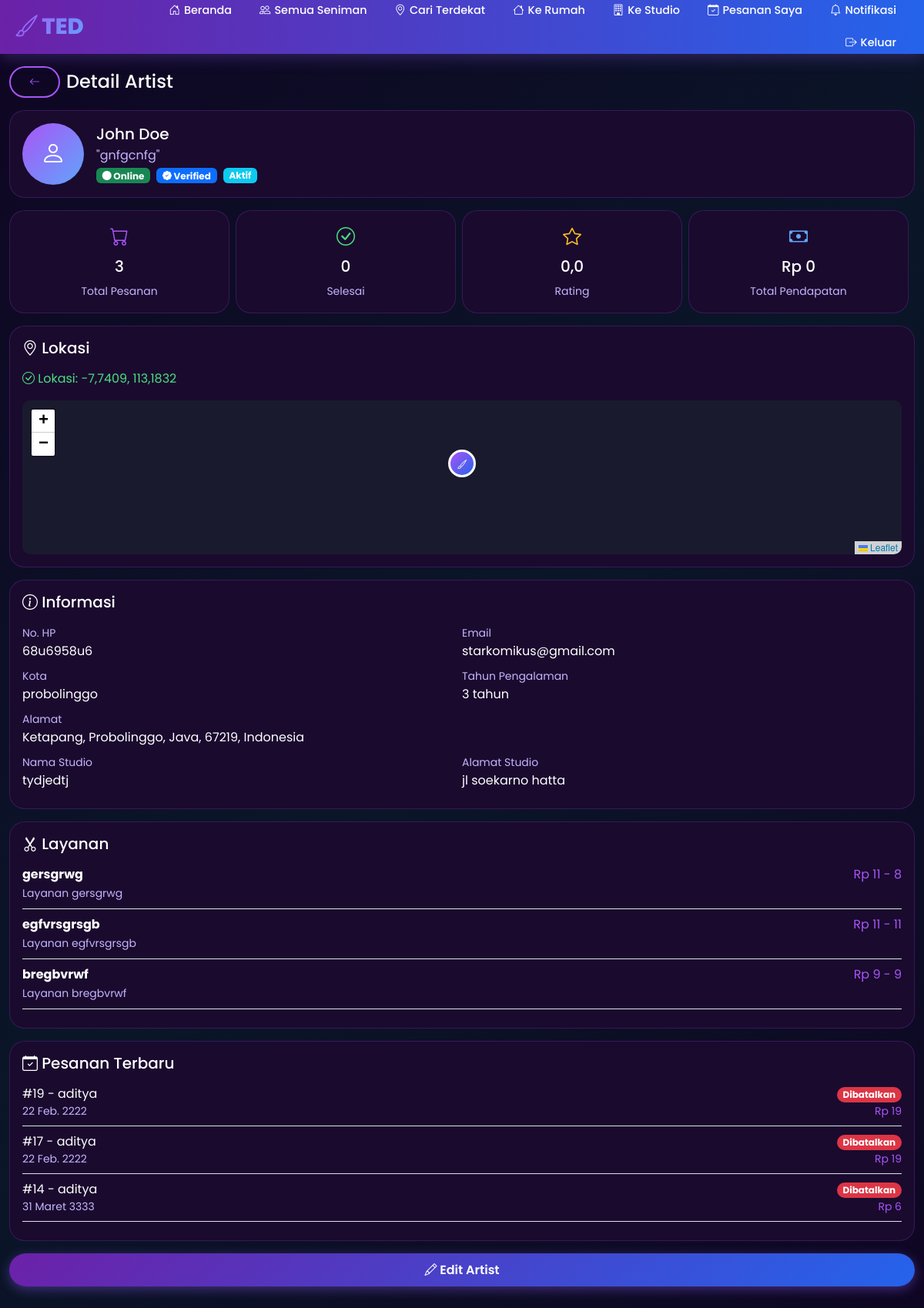
The page /owner/artist/12/detail/ (signed in) on the database its author committed.
### tedapp/models.py (models this page shows, shortened)
class Artist(models.Model):
    user = models.OneToOneField(User, on_delete=models.CASCADE, null=True, blank=True, related_name='artist_profile')
    name = models.CharField(max_length=200)
    nickname = models.CharField(max_length=100)
    photo = models.ImageField(upload_to='artists/', blank=True, null=True)
    phone = models.CharField(max_length=20)
    email = models.EmailField(blank=True)
    address = models.CharField(max_length=300)
    city = models.CharField(max_length=100)
    latitude = models.DecimalField(max_digits=9, decimal_places=6, null=True, blank=True)
    longitude = models.DecimalField(max_digits=9, decimal_places=6, null=True, blank=True)
    current_latitude = models.DecimalField(max_digits=9, decimal_places=6, null=True, blank=True, help_text='Lokasi saat ini (mobile tracking)')
    current_longitude = models.DecimalField(max_digits=9, decimal_places=6, null=True, blank=True, help_text='Lokasi saat ini (mobile tracking)')
    description = models.TextField()
    specializations = models.CharField(max_length=300)
    experience_years = models.IntegerField(default=0)
    rating = models.DecimalField(max_digits=3, decimal_places=2, default=0)
    total_reviews = models.IntegerField(default=0)
    is_available_home = models.BooleanField(default=True)
    is_available_studio = models.BooleanField(default=True)
    home_service_fee = models.DecimalField(max_digits=10, decimal_places=0, default=0)
    studio_name = models.CharField(max_length=200, blank=True)
    studio_address = models.CharField(max_length=300, blank=True)
    service_radius_km = models.DecimalField(max_digits=5, decimal_places=2, default=20, help_text='Radius layanan dalam km')
    is_verified = models.BooleanField(default=False)
    is_active = models.BooleanField(default=True)
    is_online = models.BooleanField(default=False, help_text='Artist sedang online/menerima order')
    payment_gopay = models.CharField(max_length=30, blank=True, help_text='Nomor GoPay')
    payment_ovo = models.CharField(max_length=30, blank=True, help_text='Nomor OVO')
    payment_dana = models.CharField(max_length=30, blank=True, help_text='Nomor DANA')
    payment_shopeepay = models.CharField(max_length=30, blank=True, help_text='Nomor ShopeePay')
    payment_transfer = models.CharField(max_length=50, blank=True, help_text='Nomor Rekening Transfer Bank')
    payment_bank_name = models.CharField(max_length=50, blank=True, help_text='Nama Bank')
    created_at = models.DateTimeField(auto_now_add=True)
    @property
    def has_location(self):
        return bool(self.latitude and self.longitude)

class Service(models.Model):
    SERVICE_TYPES = [
        ('tattoo', 'Tattoo'),
        ('piercing', 'Piercing'),
        ('removal', 'Tattoo Removal'),
        ('touchup', 'Touch Up'),
    ]
    artist = models.ForeignKey(Artist, on_delete=models.CASCADE, related_name='services')
    name = models.CharField(max_length=200)
    description = models.TextField()
    service_type = models.CharField(max_length=20, choices=SERVICE_TYPES)
    price_min = models.DecimalField(max_digits=10, decimal_places=0)
    price_max = models.DecimalField(max_digits=10, decimal_places=0)
    duration_minutes = models.IntegerField()

class Booking(models.Model):
    STATUS_CHOICES = [
        ('pending', 'Menunggu'),
        ('confirmed', 'Dikonfirmasi'),
        ('on_the_way', 'Dalam Perjalanan'),
        ('arrived', 'Tiba'),
        ('started', 'Sedang Dikerjakan'),
        ('completed', 'Selesai'),
        ('cancelled', 'Dibatalkan'),
    ]
    SERVICE_TYPE_CHOICES = [
        ('studio', 'Ke Studio'),
        ('home', 'Ke Rumah'),
    ]
    PAYMENT_METHOD_CHOICES = [
        ('cash', 'Tunai'),
        ('gopay', 'GoPay'),
        ('ovo', 'OVO'),
        ('dana', 'DANA'),
        ('shopeepay', 'ShopeePay'),
        ('transfer', 'Transfer Bank'),
    ]
    PAYMENT_STATUS_CHOICES = [
        ('pending', 'Menunggu'),
        ('paid', 'Lunas'),
        ('failed', 'Gagal'),
    ]
    user = models.ForeignKey(User, on_delete=models.CASCADE, related_name='bookings')
    artist = models.ForeignKey(Artist, on_delete=models.CASCADE, related_name='bookings')
    service = models.ForeignKey(Service, on_delete=models.CASCADE, related_name='bookings')
    service_type = models.CharField(max_length=10, choices=SERVICE_TYPE_CHOICES)
    payment_method = models.CharField(max_length=20, choices=PAYMENT_METHOD_CHOICES, default='cash')
    payment_status = models.CharField(max_length=20, choices=PAYMENT_STATUS_CHOICES, default='pending')
    booking_date = models.DateField()
    booking_time = models.TimeField()
    address = models.TextField()
    city = models.CharField(max_length=100)
    user_latitude = models.DecimalField(max_digits=9, decimal_places=6, null=True, blank=True)
    user_longitude = models.DecimalField(max_digits=9, decimal_places=6, null=True, blank=True)
    description = models.TextField(blank=True)
    status = models.CharField(max_length=20, choices=STATUS_CHOICES, default='pending')
    total_price = models.DecimalField(max_digits=10, decimal_places=0)
    notes = models.TextField(blank=True)
    cancellation_reason = models.TextField(blank=True)
    estimated_arrival = models.IntegerField(default=0, help_text='Estimasi waktu arrival dalam menit')
    created_at = models.DateTimeField(auto_now_add=True)
    updated_at = models.DateTimeField(auto_now=True)

### tedapp/views.py (the view)
# urls.py: path('owner/artist/<int:artist_id>/detail/', views.owner_artist_detail, name='owner_artist_detail'),
@login_required
def owner_artist_detail(request, artist_id):
    try:
        profile = request.user.profile
        if profile.role != 'owner':
            messages.error(request, 'Anda tidak memiliki akses ke halaman owner.')
            return redirect('home')
    except UserProfile.DoesNotExist:
        return redirect('home')
    artist = get_object_or_404(Artist, id=artist_id)
    total_bookings = Booking.objects.filter(artist=artist).count()
    completed_bookings = Booking.objects.filter(artist=artist, status='completed').count()
    total_earnings = Booking.objects.filter(artist=artist, status='completed').aggregate(Sum('total_price'))['total_price__sum'] or 0
    recent_bookings = Booking.objects.filter(artist=artist).order_by('-created_at')[:10]
    context = {
        'artist': artist,
        'total_bookings': total_bookings,
        'completed_bookings': completed_bookings,
        'total_earnings': total_earnings,
        'recent_bookings': recent_bookings,
    }
    return render(request, 'tedapp/owner_artist_detail.html', context)

### tedapp/templates/tedapp/owner_artist_detail.html (shortened to what this page needs)
{% extends 'tedapp/base.html' %}
{% load static %}
{% block content %}
<div class="container py-3">
    <div class="d-flex align-items-center mb-3">
        <a href="{% url 'owner_artists' %}" class="btn btn-ted-secondary btn-sm me-2">
            <i class="bi bi-arrow-left"></i>
        </a>
        <h4 class="text-white mb-0">Detail Artist</h4>
    </div>
    <div class="card-ted p-3 mb-3">
        <div class="d-flex align-items-center">
            {% if artist.photo %}
            <img src="{{ artist.photo.url }}" class="rounded-circle me-3" style="width: 80px; height: 80px; object-fit: cover;">
            {% else %}
            <div class="rounded-circle me-3 d-flex align-items-center justify-content-center" style="width: 80px; height: 80px; background: linear-gradient(135deg, var(--accent-purple), var(--accent-blue));">
                <i class="bi bi-person fs-2 text-white"></i>
            </div>
            {% endif %}
            <div>
                <h5 class="text-white mb-1">{{ artist.name }}</h5>
                <p class="mb-1" style="color: var(--text-secondary);">"{{ artist.nickname }}"</p>
                <div class="d-flex gap-2">
                    {% if artist.is_online %}
                    <span class="badge bg-success"><i class="bi bi-circle-fill"></i> Online</span>
                    {% else %}
                    <span class="badge bg-secondary">Offline</span>
                    {% endif %}
                    {% if artist.is_verified %}
                    <span class="badge bg-primary"><i class="bi bi-patch-check-fill"></i> Verified</span>
                    {% endif %}
                    {% if artist.is_active %}
                    <span class="badge bg-info">Aktif</span>
                    {% else %}
                    <span class="badge bg-danger">Nonaktif</span>
                    {% endif %}
                </div>
            </div>
        </div>
    </div>
    <div class="row g-2 mb-3">
        <div class="col-6 col-md-3">
            <div class="card-ted p-3 text-center">
                <i class="bi bi-cart fs-4" style="color: var(--accent-purple);"></i>
                <h5 class="mt-2 text-white">{{ total_bookings }}</h5>
                <small style="color: var(--text-secondary);">Total Pesanan</small>
            </div>
        </div>
        <div class="col-6 col-md-3">
            <div class="card-ted p-3 text-center">
                <i class="bi bi-check-circle fs-4" style="color: #4ade80;"></i>
                <h5 class="mt-2 text-white">{{ completed_bookings }}</h5>
                <small style="color: var(--text-secondary);">Selesai</small>
            </div>
        </div>
        <div class="col-6 col-md-3">
            <div class="card-ted p-3 text-center">
                <i class="bi bi-star fs-4" style="color: #fbbf24;"></i>
                <h5 class="mt-2 text-white">{{ artist.rating|floatformat:1 }}</h5>
                <small style="color: var(--text-secondary);">Rating</small>
            </div>
        </div>
        <div class="col-6 col-md-3">
            <div class="card-ted p-3 text-center">
                <i class="bi bi-cash fs-4" style="color: var(--accent-blue);"></i>
                <h5 class="mt-2 text-white">Rp {{ total_earnings|floatformat:0 }}</h5>
                <small style="color: var(--text-secondary);">Total Pendapatan</small>
            </div>
        </div>
    </div>
    <div class="card-ted p-3 mb-3">
        <h5 class="text-white mb-3"><i class="bi bi-geo-alt"></i> Lokasi</h5>
        {% if artist.has_location %}
        <p style="color: #4ade80;"><i class="bi bi-check-circle"></i> Lokasi: {{ artist.latitude|floatformat:4 }}, {{ artist.longitude|floatformat:4 }}</p>
        <div id="artistMap" style="height: 200px; border-radius: 10px;" data-lat="{{ artist.latitude }}" data-lng="{{ artist.longitude }}" data-name="{{ artist.name }}"></div>
        {% else %}
        <p style="color: #f87171;"><i class="bi bi-exclamation-triangle"></i> Lokasi belum di-set</p>
        {% endif %}
    </div>
    <div class="card-ted p-3 mb-3">
        <h5 class="text-white mb-3"><i class="bi bi-info-circle"></i> Informasi</h5>
        <div class="row">
            <div class="col-6 mb-2">
                <small style="color: var(--text-secondary);">No. HP</small>
                <p class="text-white mb-0">{{ artist.phone }}</p>
            </div>
            <div class="col-6 mb-2">
                <small style="color: var(--text-secondary);">Email</small>
                <p class="text-white mb-0">{{ artist.email|default:'-' }}</p>
            </div>
            <div class="col-6 mb-2">
                <small style="color: var(--text-secondary);">Kota</small>
                <p class="text-white mb-0">{{ artist.city }}</p>
            </div>
            <div class="col-6 mb-2">
                <small style="color: var(--text-secondary);">Tahun Pengalaman</small>
                <p class="text-white mb-0">{{ artist.experience_years }} tahun</p>
            </div>
            <div class="col-12 mb-2">
                <small style="color: var(--text-secondary);">Alamat</small>
                <p class="text-white mb-0">{{ artist.address }}</p>
            </div>
            {% if artist.studio_name %}
            <div class="col-6 mb-2">
                <small style="color: var(--text-secondary);">Nama Studio</small>
                <p class="text-white mb-0">{{ artist.studio_name }}</p>
            </div>
            <div class="col-6 mb-2">
                <small style="color: var(--text-secondary);">Alamat Studio</small>
                <p class="text-white mb-0">{{ artist.studio_address }}</p>
            </div>
            {% endif %}
        </div>
    </div>
    <div class="card-ted p-3 mb-3">
        <h5 class="text-white mb-3"><i class="bi bi-scissors"></i> Layanan</h5>
        {% if artist.services.all %}
        {% for service in artist.services.all %}
        <div class="border-bottom pb-2 mb-2">
            <div class="d-flex justify-content-between">
                <strong class="text-white">{{ service.name }}</strong>
                <span style="color: var(--accent-purple);">Rp {{ service.price_min|floatformat:0 }} - {{ service.price_max|floatformat:0 }}</span>
            </div>
            <small style="color: var(--text-secondary);">{{ service.description }}</small>
        </div>
        {% endfor %}
        {% else %}
        <p style="color: var(--text-secondary);">Belum ada layanan</p>
        {% endif %}
    </div>
    <div class="card-ted p-3 mb-3">
        <h5 class="text-white mb-3"><i class="bi bi-calendar-check"></i> Pesanan Terbaru</h5>
        {% for booking in recent_bookings %}
        <div class="d-flex justify-content-between align-items-center border-bottom pb-2 mb-2">
            <div>
                <span class="text-white">#{{ booking.id }} - {{ booking.user.username }}</span>
                <small class="d-block" style="color: var(--text-secondary);">{{ booking.booking_date }}</small>
            </div>
            <div class="text-end">
                <span class="badge rounded-pill {% if booking.status == 'pending' %}bg-warning{% elif booking.status == 'completed' %}bg-success{% elif booking.status == 'cancelled' %}bg-danger{% else %}bg-info{% endif %}">
                    {{ booking.get_status_display }}
                </span>
                <small class="d-block" style="color: var(--accent-purple);">Rp {{ booking.total_price|floatformat:0 }}</small>
            </div>
        </div>
        {% empty %}
        <p style="color: var(--text-secondary);">Belum ada pesanan</p>
        {% endfor %}
    </div>
    <div class="d-flex gap-2">
        <a href="{% url 'owner_edit_artist' artist.id %}" class="btn btn-ted-primary flex-fill">
            <i class="bi bi-pencil"></i> Edit Artist
        </a>
    </div>
</div>
{% endblock %}
{% block extra_js %}
<link rel="stylesheet" href="https://unpkg.com/leaflet@1.9.4/dist/leaflet.css" />
{% endblock %}

### rows shown on the page
Artist: name "John Doe", nickname "gnfgcnfg", rating "0,0", latitude "-7,7409", longitude "113,1832", phone "68u6958u6", email "starkomikus@gmail.com", city "probolinggo", experience_years "3", address "Ketapang, Probolinggo, Java, 67219, Indonesia", studio_name "tydjedtj", studio_address "jl soekarno hatta"
Service: name "gersgrwg", price_min "11", price_max "8", description "Layanan gersgrwg"
Service: name "egfvrsgrsgb", price_min "11", price_max "11", description "Layanan egfvrsgrsgb"
Service: name "bregbvrwf", price_min "9", price_max "9", description "Layanan bregbvrwf"
Booking: id "19", user.username "aditya", booking_date "22 Feb. 2222", status "Dibatalkan", total_price "19"
Booking: id "17", user.username "aditya", booking_date "22 Feb. 2222", status "Dibatalkan", total_price "19"
Booking: id "14", user.username "aditya", booking_date "31 Maret 3333", status "Dibatalkan", total_price "6"

### other values the page prints
{{ total_bookings }} "3"
{{ completed_bookings }} "0"
{{ total_earnings|floatformat:0 }} "0"
